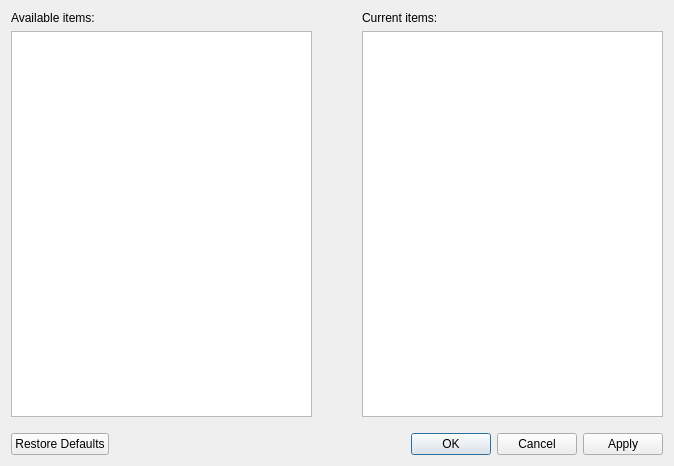
<?xml version="1.0" encoding="UTF-8"?>
<ui version="4.0">
 <class>NavigationBarConfigDialog</class>
 <widget class="QDialog" name="NavigationBarConfigDialog">
  <property name="geometry">
   <rect>
    <x>0</x>
    <y>0</y>
    <width>674</width>
    <height>466</height>
   </rect>
  </property>
  <property name="windowTitle">
   <string>Configure Toolbar</string>
  </property>
  <layout class="QGridLayout" name="gridLayout">
   <property name="horizontalSpacing">
    <number>50</number>
   </property>
   <item row="4" column="0" colspan="2">
    <widget class="QDialogButtonBox" name="buttonBox">
     <property name="standardButtons">
      <set>QDialogButtonBox::Apply|QDialogButtonBox::Cancel|QDialogButtonBox::Ok|QDialogButtonBox::RestoreDefaults</set>
     </property>
    </widget>
   </item>
   <item row="1" column="1">
    <widget class="QListWidget" name="currentItems">
     <property name="acceptDrops">
      <bool>true</bool>
     </property>
     <property name="dragEnabled">
      <bool>true</bool>
     </property>
     <property name="dragDropMode">
      <enum>QAbstractItemView::DragDrop</enum>
     </property>
     <property name="defaultDropAction">
      <enum>Qt::MoveAction</enum>
     </property>
    </widget>
   </item>
   <item row="2" column="0">
    <spacer name="verticalSpacer">
     <property name="orientation">
      <enum>Qt::Vertical</enum>
     </property>
     <property name="sizeType">
      <enum>QSizePolicy::Fixed</enum>
     </property>
     <property name="sizeHint" stdset="0">
      <size>
       <width>20</width>
       <height>10</height>
      </size>
     </property>
    </spacer>
   </item>
   <item row="1" column="0">
    <widget class="QListWidget" name="availableItems">
     <property name="dragEnabled">
      <bool>true</bool>
     </property>
     <property name="dragDropMode">
      <enum>QAbstractItemView::DragDrop</enum>
     </property>
     <property name="defaultDropAction">
      <enum>Qt::MoveAction</enum>
     </property>
    </widget>
   </item>
   <item row="0" column="0">
    <widget class="QLabel" name="label">
     <property name="text">
      <string>Available items:</string>
     </property>
    </widget>
   </item>
   <item row="0" column="1">
    <widget class="QLabel" name="label_2">
     <property name="text">
      <string>Current items:</string>
     </property>
    </widget>
   </item>
  </layout>
 </widget>
 <resources/>
 <connections/>
</ui>
